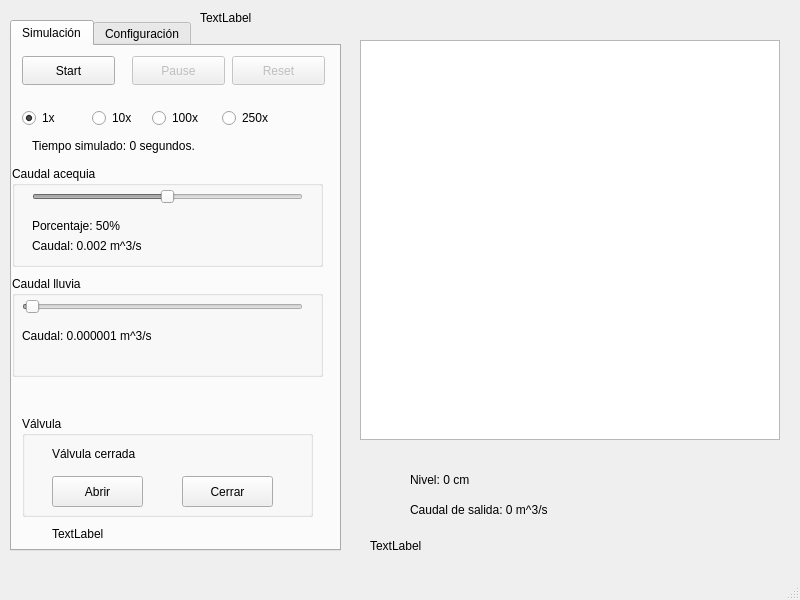
<?xml version="1.0" encoding="UTF-8"?>
<ui version="4.0">
 <class>MainWindow</class>
 <widget class="QMainWindow" name="MainWindow">
  <property name="geometry">
   <rect>
    <x>0</x>
    <y>0</y>
    <width>800</width>
    <height>600</height>
   </rect>
  </property>
  <property name="sizePolicy">
   <sizepolicy hsizetype="Fixed" vsizetype="Fixed">
    <horstretch>0</horstretch>
    <verstretch>0</verstretch>
   </sizepolicy>
  </property>
  <property name="windowTitle">
   <string>MainWindow</string>
  </property>
  <widget class="QWidget" name="centralwidget">
   <widget class="QTabWidget" name="tabWidget">
    <property name="enabled">
     <bool>true</bool>
    </property>
    <property name="geometry">
     <rect>
      <x>10</x>
      <y>20</y>
      <width>331</width>
      <height>531</height>
     </rect>
    </property>
    <property name="currentIndex">
     <number>0</number>
    </property>
    <widget class="QWidget" name="tab">
     <attribute name="title">
      <string>Simulación</string>
     </attribute>
     <widget class="QGroupBox" name="groupBox">
      <property name="geometry">
       <rect>
        <x>0</x>
        <y>120</y>
        <width>311</width>
        <height>101</height>
       </rect>
      </property>
      <property name="title">
       <string>Caudal acequia</string>
      </property>
      <widget class="QSlider" name="horizontalSlider_acequia">
       <property name="enabled">
        <bool>false</bool>
       </property>
       <property name="geometry">
        <rect>
         <x>20</x>
         <y>20</y>
         <width>271</width>
         <height>22</height>
        </rect>
       </property>
       <property name="maximum">
        <number>100</number>
       </property>
       <property name="value">
        <number>50</number>
       </property>
       <property name="orientation">
        <enum>Qt::Horizontal</enum>
       </property>
      </widget>
      <widget class="QLabel" name="label_acequiaPorcent">
       <property name="geometry">
        <rect>
         <x>20</x>
         <y>50</y>
         <width>121</width>
         <height>20</height>
        </rect>
       </property>
       <property name="text">
        <string>Porcentaje: 50%</string>
       </property>
      </widget>
      <widget class="QLabel" name="label_acequiaCaudal">
       <property name="geometry">
        <rect>
         <x>20</x>
         <y>70</y>
         <width>151</width>
         <height>20</height>
        </rect>
       </property>
       <property name="text">
        <string>Caudal: 0.002 m^3/s</string>
       </property>
      </widget>
     </widget>
     <widget class="QGroupBox" name="groupBox_2">
      <property name="geometry">
       <rect>
        <x>0</x>
        <y>230</y>
        <width>311</width>
        <height>101</height>
       </rect>
      </property>
      <property name="title">
       <string>Caudal lluvia</string>
      </property>
      <widget class="QSlider" name="horizontalSlider_lluvia">
       <property name="enabled">
        <bool>false</bool>
       </property>
       <property name="geometry">
        <rect>
         <x>10</x>
         <y>20</y>
         <width>281</width>
         <height>22</height>
        </rect>
       </property>
       <property name="maximum">
        <number>99</number>
       </property>
       <property name="singleStep">
        <number>1</number>
       </property>
       <property name="value">
        <number>1</number>
       </property>
       <property name="orientation">
        <enum>Qt::Horizontal</enum>
       </property>
      </widget>
      <widget class="QLabel" name="label_lluviaCaudal">
       <property name="geometry">
        <rect>
         <x>10</x>
         <y>50</y>
         <width>181</width>
         <height>20</height>
        </rect>
       </property>
       <property name="text">
        <string>Caudal: 0.000001 m^3/s</string>
       </property>
      </widget>
     </widget>
     <widget class="QPushButton" name="pushButton_start">
      <property name="geometry">
       <rect>
        <x>10</x>
        <y>10</y>
        <width>93</width>
        <height>29</height>
       </rect>
      </property>
      <property name="text">
       <string>Start</string>
      </property>
     </widget>
     <widget class="QPushButton" name="pushButton_pause">
      <property name="enabled">
       <bool>false</bool>
      </property>
      <property name="geometry">
       <rect>
        <x>120</x>
        <y>10</y>
        <width>93</width>
        <height>29</height>
       </rect>
      </property>
      <property name="text">
       <string>Pause</string>
      </property>
     </widget>
     <widget class="QPushButton" name="pushButton_reset">
      <property name="enabled">
       <bool>false</bool>
      </property>
      <property name="geometry">
       <rect>
        <x>220</x>
        <y>10</y>
        <width>93</width>
        <height>29</height>
       </rect>
      </property>
      <property name="text">
       <string>Reset</string>
      </property>
     </widget>
     <widget class="QRadioButton" name="radioButton_1x">
      <property name="geometry">
       <rect>
        <x>10</x>
        <y>60</y>
        <width>51</width>
        <height>24</height>
       </rect>
      </property>
      <property name="text">
       <string>1x</string>
      </property>
      <property name="checked">
       <bool>true</bool>
      </property>
     </widget>
     <widget class="QRadioButton" name="radioButton_10x">
      <property name="geometry">
       <rect>
        <x>80</x>
        <y>60</y>
        <width>51</width>
        <height>24</height>
       </rect>
      </property>
      <property name="text">
       <string>10x</string>
      </property>
     </widget>
     <widget class="QRadioButton" name="radioButton_100x">
      <property name="geometry">
       <rect>
        <x>140</x>
        <y>60</y>
        <width>61</width>
        <height>24</height>
       </rect>
      </property>
      <property name="text">
       <string>100x</string>
      </property>
     </widget>
     <widget class="QRadioButton" name="radioButton_250x">
      <property name="geometry">
       <rect>
        <x>210</x>
        <y>60</y>
        <width>110</width>
        <height>24</height>
       </rect>
      </property>
      <property name="text">
       <string>250x</string>
      </property>
     </widget>
     <widget class="QGroupBox" name="groupBox_3">
      <property name="geometry">
       <rect>
        <x>10</x>
        <y>370</y>
        <width>291</width>
        <height>101</height>
       </rect>
      </property>
      <property name="title">
       <string>Válvula</string>
      </property>
      <widget class="QPushButton" name="pushButton_abrir">
       <property name="enabled">
        <bool>true</bool>
       </property>
       <property name="geometry">
        <rect>
         <x>30</x>
         <y>60</y>
         <width>91</width>
         <height>31</height>
        </rect>
       </property>
       <property name="text">
        <string>Abrir</string>
       </property>
      </widget>
      <widget class="QPushButton" name="pushButton_cerrar">
       <property name="enabled">
        <bool>true</bool>
       </property>
       <property name="geometry">
        <rect>
         <x>160</x>
         <y>60</y>
         <width>91</width>
         <height>31</height>
        </rect>
       </property>
       <property name="text">
        <string>Cerrar</string>
       </property>
      </widget>
      <widget class="QLabel" name="label_valvula">
       <property name="geometry">
        <rect>
         <x>30</x>
         <y>30</y>
         <width>181</width>
         <height>16</height>
        </rect>
       </property>
       <property name="text">
        <string>Válvula cerrada</string>
       </property>
      </widget>
     </widget>
     <widget class="QLabel" name="label_21">
      <property name="geometry">
       <rect>
        <x>20</x>
        <y>90</y>
        <width>221</width>
        <height>20</height>
       </rect>
      </property>
      <property name="text">
       <string>Tiempo simulado: 0 segundos.</string>
      </property>
     </widget>
     <widget class="QLabel" name="labelQdesague">
      <property name="geometry">
       <rect>
        <x>40</x>
        <y>480</y>
        <width>271</width>
        <height>16</height>
       </rect>
      </property>
      <property name="text">
       <string>TextLabel</string>
      </property>
     </widget>
    </widget>
    <widget class="QWidget" name="tab_2">
     <attribute name="title">
      <string>Configuración</string>
     </attribute>
     <widget class="QGroupBox" name="groupBox_4">
      <property name="geometry">
       <rect>
        <x>0</x>
        <y>10</y>
        <width>321</width>
        <height>131</height>
       </rect>
      </property>
      <property name="title">
       <string>Alberca</string>
      </property>
      <widget class="QLabel" name="label_6">
       <property name="geometry">
        <rect>
         <x>20</x>
         <y>30</y>
         <width>101</width>
         <height>20</height>
        </rect>
       </property>
       <property name="text">
        <string>Nivel máximo:</string>
       </property>
      </widget>
      <widget class="QLabel" name="label_7">
       <property name="geometry">
        <rect>
         <x>20</x>
         <y>60</y>
         <width>91</width>
         <height>20</height>
        </rect>
       </property>
       <property name="text">
        <string>Nivel inicial:</string>
       </property>
      </widget>
      <widget class="QDoubleSpinBox" name="doubleSpinBox_albercaInit">
       <property name="geometry">
        <rect>
         <x>120</x>
         <y>60</y>
         <width>71</width>
         <height>26</height>
        </rect>
       </property>
       <property name="maximum">
        <double>999.000000000000000</double>
       </property>
      </widget>
      <widget class="QDoubleSpinBox" name="doubleSpinBox_albercaMax">
       <property name="enabled">
        <bool>false</bool>
       </property>
       <property name="geometry">
        <rect>
         <x>120</x>
         <y>30</y>
         <width>71</width>
         <height>26</height>
        </rect>
       </property>
       <property name="maximum">
        <double>999.000000000000000</double>
       </property>
       <property name="value">
        <double>240.000000000000000</double>
       </property>
      </widget>
      <widget class="QLabel" name="label_13">
       <property name="geometry">
        <rect>
         <x>20</x>
         <y>100</y>
         <width>111</width>
         <height>20</height>
        </rect>
       </property>
       <property name="text">
        <string>Área de la base:</string>
       </property>
      </widget>
      <widget class="QDoubleSpinBox" name="doubleSpinBox_albercaArea">
       <property name="enabled">
        <bool>false</bool>
       </property>
       <property name="geometry">
        <rect>
         <x>140</x>
         <y>100</y>
         <width>81</width>
         <height>26</height>
        </rect>
       </property>
       <property name="maximum">
        <double>200.000000000000000</double>
       </property>
       <property name="value">
        <double>50.000000000000000</double>
       </property>
      </widget>
      <widget class="QLabel" name="label_14">
       <property name="geometry">
        <rect>
         <x>200</x>
         <y>30</y>
         <width>63</width>
         <height>20</height>
        </rect>
       </property>
       <property name="text">
        <string>cm</string>
       </property>
      </widget>
      <widget class="QLabel" name="label_15">
       <property name="geometry">
        <rect>
         <x>200</x>
         <y>60</y>
         <width>63</width>
         <height>20</height>
        </rect>
       </property>
       <property name="text">
        <string>cm</string>
       </property>
      </widget>
      <widget class="QLabel" name="label_16">
       <property name="geometry">
        <rect>
         <x>230</x>
         <y>100</y>
         <width>63</width>
         <height>20</height>
        </rect>
       </property>
       <property name="text">
        <string>m^2</string>
       </property>
      </widget>
     </widget>
     <widget class="QGroupBox" name="groupBox_5">
      <property name="geometry">
       <rect>
        <x>0</x>
        <y>160</y>
        <width>321</width>
        <height>101</height>
       </rect>
      </property>
      <property name="title">
       <string>Acequia</string>
      </property>
      <widget class="QLabel" name="label_11">
       <property name="geometry">
        <rect>
         <x>10</x>
         <y>60</y>
         <width>91</width>
         <height>20</height>
        </rect>
       </property>
       <property name="text">
        <string>Nivel inicial:</string>
       </property>
      </widget>
      <widget class="QLabel" name="label_12">
       <property name="geometry">
        <rect>
         <x>10</x>
         <y>30</y>
         <width>101</width>
         <height>20</height>
        </rect>
       </property>
       <property name="text">
        <string>Nivel máximo:</string>
       </property>
      </widget>
      <widget class="QDoubleSpinBox" name="doubleSpinBox_acequiaInit">
       <property name="geometry">
        <rect>
         <x>110</x>
         <y>60</y>
         <width>91</width>
         <height>26</height>
        </rect>
       </property>
       <property name="decimals">
        <number>6</number>
       </property>
      </widget>
      <widget class="QDoubleSpinBox" name="doubleSpinBox_acequiaMax">
       <property name="geometry">
        <rect>
         <x>110</x>
         <y>30</y>
         <width>91</width>
         <height>26</height>
        </rect>
       </property>
       <property name="decimals">
        <number>6</number>
       </property>
      </widget>
      <widget class="QLabel" name="label_17">
       <property name="geometry">
        <rect>
         <x>210</x>
         <y>30</y>
         <width>63</width>
         <height>20</height>
        </rect>
       </property>
       <property name="text">
        <string>m^3/s</string>
       </property>
      </widget>
      <widget class="QLabel" name="label_18">
       <property name="geometry">
        <rect>
         <x>210</x>
         <y>60</y>
         <width>63</width>
         <height>20</height>
        </rect>
       </property>
       <property name="text">
        <string>m^3/s</string>
       </property>
      </widget>
     </widget>
     <widget class="QGroupBox" name="groupBox_6">
      <property name="geometry">
       <rect>
        <x>0</x>
        <y>270</y>
        <width>321</width>
        <height>81</height>
       </rect>
      </property>
      <property name="title">
       <string>Lluvia</string>
      </property>
      <widget class="QLabel" name="label_10">
       <property name="geometry">
        <rect>
         <x>10</x>
         <y>40</y>
         <width>101</width>
         <height>20</height>
        </rect>
       </property>
       <property name="text">
        <string>Caudal inicial:</string>
       </property>
      </widget>
      <widget class="QDoubleSpinBox" name="doubleSpinBox_lluviaInit">
       <property name="geometry">
        <rect>
         <x>110</x>
         <y>40</y>
         <width>91</width>
         <height>26</height>
        </rect>
       </property>
       <property name="decimals">
        <number>6</number>
       </property>
       <property name="value">
        <double>0.010000000000000</double>
       </property>
      </widget>
      <widget class="QLabel" name="label_19">
       <property name="geometry">
        <rect>
         <x>210</x>
         <y>40</y>
         <width>63</width>
         <height>20</height>
        </rect>
       </property>
       <property name="text">
        <string>m^3/s</string>
       </property>
      </widget>
     </widget>
     <widget class="QGroupBox" name="groupBox_7">
      <property name="geometry">
       <rect>
        <x>0</x>
        <y>370</y>
        <width>321</width>
        <height>101</height>
       </rect>
      </property>
      <property name="title">
       <string>Válvula de salida</string>
      </property>
      <widget class="QLabel" name="label_8">
       <property name="geometry">
        <rect>
         <x>10</x>
         <y>30</y>
         <width>111</width>
         <height>21</height>
        </rect>
       </property>
       <property name="text">
        <string>Radio desagüe:</string>
       </property>
      </widget>
      <widget class="QLabel" name="label_9">
       <property name="geometry">
        <rect>
         <x>20</x>
         <y>70</y>
         <width>151</width>
         <height>20</height>
        </rect>
       </property>
       <property name="text">
        <string>Área sección tubería:</string>
       </property>
      </widget>
      <widget class="QDoubleSpinBox" name="doubleSpinBox_valvulaRadio">
       <property name="geometry">
        <rect>
         <x>120</x>
         <y>30</y>
         <width>62</width>
         <height>26</height>
        </rect>
       </property>
       <property name="singleStep">
        <double>0.010000000000000</double>
       </property>
       <property name="value">
        <double>0.200000000000000</double>
       </property>
      </widget>
      <widget class="QLabel" name="label_20">
       <property name="geometry">
        <rect>
         <x>190</x>
         <y>30</y>
         <width>63</width>
         <height>20</height>
        </rect>
       </property>
       <property name="text">
        <string>m</string>
       </property>
      </widget>
     </widget>
    </widget>
   </widget>
   <widget class="QLabel" name="label_nivelTotal">
    <property name="geometry">
     <rect>
      <x>410</x>
      <y>470</y>
      <width>121</width>
      <height>20</height>
     </rect>
    </property>
    <property name="text">
     <string>Nivel: 0 cm</string>
    </property>
   </widget>
   <widget class="QLabel" name="label_caudalsalida">
    <property name="geometry">
     <rect>
      <x>410</x>
      <y>500</y>
      <width>191</width>
      <height>20</height>
     </rect>
    </property>
    <property name="text">
     <string>Caudal de salida: 0 m^3/s</string>
    </property>
   </widget>
   <widget class="QGraphicsView" name="graphicsView">
    <property name="geometry">
     <rect>
      <x>360</x>
      <y>40</y>
      <width>420</width>
      <height>400</height>
     </rect>
    </property>
    <property name="sizePolicy">
     <sizepolicy hsizetype="Fixed" vsizetype="Expanding">
      <horstretch>0</horstretch>
      <verstretch>0</verstretch>
     </sizepolicy>
    </property>
    <property name="maximumSize">
     <size>
      <width>420</width>
      <height>400</height>
     </size>
    </property>
   </widget>
   <widget class="QLabel" name="labelQcaudal">
    <property name="geometry">
     <rect>
      <x>370</x>
      <y>530</y>
      <width>261</width>
      <height>31</height>
     </rect>
    </property>
    <property name="text">
     <string>TextLabel</string>
    </property>
   </widget>
   <widget class="QLabel" name="labelQacequia">
    <property name="geometry">
     <rect>
      <x>200</x>
      <y>10</y>
      <width>131</width>
      <height>16</height>
     </rect>
    </property>
    <property name="text">
     <string>TextLabel</string>
    </property>
   </widget>
  </widget>
  <widget class="QMenuBar" name="menubar">
   <property name="geometry">
    <rect>
     <x>0</x>
     <y>0</y>
     <width>800</width>
     <height>21</height>
    </rect>
   </property>
  </widget>
  <widget class="QStatusBar" name="statusbar"/>
 </widget>
 <resources/>
 <connections/>
</ui>
